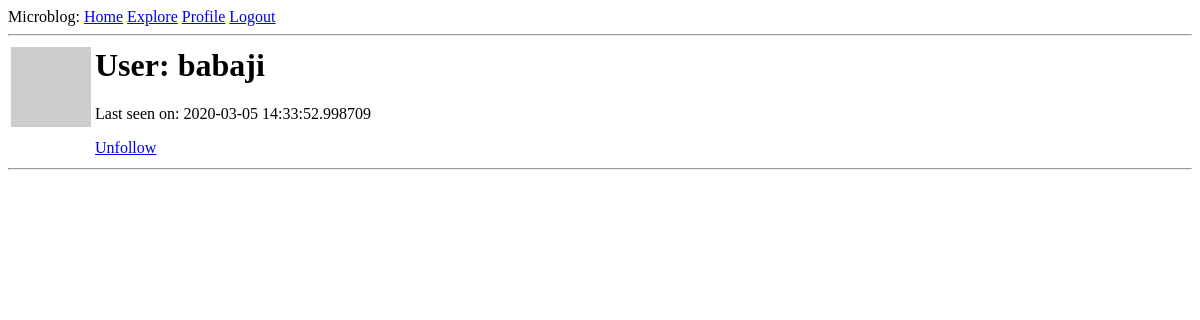
The page /user/babaji (signed in) on the database as committed earlier.
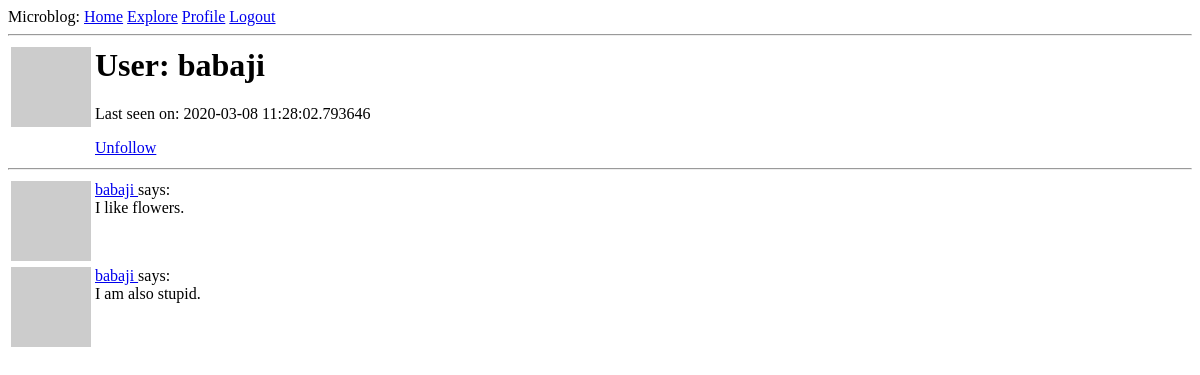
The same page on the database as committed later.
### app/models.py (models this page shows, shortened)
class User(UserMixin, db.Model):
    id = db.Column(db.Integer, primary_key=True)
    username = db.Column(db.String(64), index=True, unique=True)
    email = db.Column(db.String(120), index=True, unique=True)
    passowrd_hash = db.Column(db.String(128))
    about_me = db.Column(db.String(140))
    last_seen = db.Column(db.DateTime, default = datetime.utcnow) # Passing the function, not calling it
    posts = db.relationship('Post', backref='author', lazy='dynamic')
    followed = db.relationship('User',
                    secondary=followers, # configures the association table i.e. followers
                    primaryjoin=(followers.c.follower_id == id),
                    secondaryjoin=(followers.c.followed_id == id),
                    backref=db.backref('followers', lazy='dynamic'),
                    lazy='dynamic')
    def avatar(self, size): # see chapter 6
        digest = md5(self.email.lower().encode('utf-8')).hexdigest() # expects characters in lower case and in byte form.
        return 'https://www.gravatar.com/avatar/{}?d=identicon&s={}'.format(digest, size) # s for size. d is to get default avatar, 'identicon' is the name of avatar
    def is_following(self, user):
        return self.followed.filter(
            followers.c.followed_id == user.id).count() > 0

class Post(db.Model):
    id = db.Column(db.Integer, primary_key=True)
    body = db.Column(db.String(140))
    timestamp = db.Column(db.DateTime, index=True, default=datetime.utcnow)
    user_id = db.Column(db.Integer, db.ForeignKey('user.id'))

### app/routes.py (the view)
@app.route('/user/<username>')
@login_required
def user(username): # argument is extracted from link variable
    user = User.query.filter_by(username=username).first_or_404()
    page = request.args.get('page', 1, type=int)
    posts = user.posts.order_by(Post.timestamp.desc()).paginate(
        page, app.config['POSTS_PER_PAGE'], False)
    next_url = url_for('user', username=user.username, page=posts.next_num) if posts.has_next else None
    prev_url = url_for('user', username=user.username, page=posts.prev_num) if posts.has_prev else None
    return render_template('user.html', user=user, posts=posts.items,
                           next_url=next_url, prev_url=prev_url)

### app/models.py (called while the page is built)
@login.user_loader
def load_user(id):
    return User.query.get(int(id))

### app/routes.py (called while the page is built)
@app.before_request
def before_request():
    if current_user.is_authenticated:
        current_user.last_seen = datetime.utcnow()
        db.session.commit()

### app/templates/user.html (shortened to what this page needs)
{% extends "base.html" %}
{% block content %}
    <table>
        <tr valign="top">
            <td><img src="{{ user.avatar(128) }}"></td>
            <td>
                <h1>User: {{ user.username }}</h1>
                {% if user.last_seen %}
                    <p>Last seen on: {{user.last_seen}} </p>
                {% endif %}
                {% if user == current_user %}
                <p><a href="{{ url_for('edit_profile') }}">Edit your profile</a></p>
                {% elif not current_user.is_following(user) %}
                <p><a href="{{ url_for('follow', username=user.username) }}">Follow</a></p>
                {% else %}
                <p><a href="{{ url_for('unfollow', username=user.username) }}">Unfollow</a></p>
                {% endif %}
            </td>
        </tr>
    </table>
    <hr>
    {% for post in posts %}
        {% include '_post.html' %}
    {% endfor %}
{% endblock %}

### app/templates/_post.html
<table>
    <tr valign="top">
        <td><img src="{{ post.author.avatar(36) }}"></td>
        <td>
            <a href="{{ url_for('user', username=post.author.username) }}">
                {{ post.author.username }}
            </a>
             says:<br>{{ post.body }}
        </td>
    </tr>
</table>

Rows that differ between the two databases and show on the page:
changed User "babaji": last_seen "2020-03-05 14:33:52.998709" → "2020-03-08 11:28:02.793646"
added Post: author.username "babaji", body "I like flowers."
added Post: author.username "babaji", body "I am also stupid."
